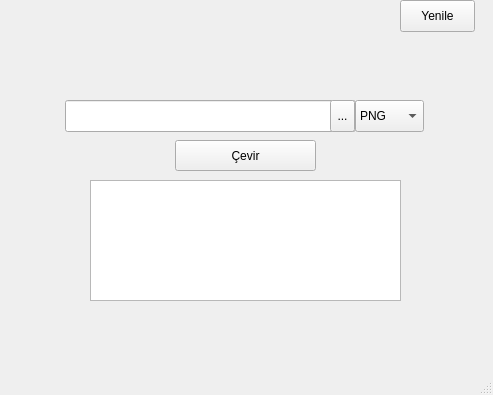
<?xml version="1.0" encoding="UTF-8"?>
<ui version="4.0">
 <class>MainWindow</class>
 <widget class="QMainWindow" name="MainWindow">
  <property name="geometry">
   <rect>
    <x>0</x>
    <y>0</y>
    <width>493</width>
    <height>395</height>
   </rect>
  </property>
  <property name="windowTitle">
   <string>Resim Çevirici | Maresal PRM</string>
  </property>
  <property name="windowIcon">
   <iconset resource="icons.qrc">
    <normaloff>:/newPrefix/icons/marelogo.ico</normaloff>:/newPrefix/icons/marelogo.ico</iconset>
  </property>
  <widget class="QWidget" name="centralwidget">
   <widget class="QLineEdit" name="lineEdit">
    <property name="geometry">
     <rect>
      <x>65</x>
      <y>100</y>
      <width>291</width>
      <height>32</height>
     </rect>
    </property>
   </widget>
   <widget class="QPushButton" name="pushButton">
    <property name="geometry">
     <rect>
      <x>175</x>
      <y>140</y>
      <width>141</width>
      <height>31</height>
     </rect>
    </property>
    <property name="text">
     <string>Çevir</string>
    </property>
   </widget>
   <widget class="QPushButton" name="pushButton_2">
    <property name="geometry">
     <rect>
      <x>400</x>
      <y>0</y>
      <width>75</width>
      <height>32</height>
     </rect>
    </property>
    <property name="text">
     <string>Yenile</string>
    </property>
   </widget>
   <widget class="QToolButton" name="toolButton">
    <property name="geometry">
     <rect>
      <x>330</x>
      <y>100</y>
      <width>25</width>
      <height>32</height>
     </rect>
    </property>
    <property name="text">
     <string>...</string>
    </property>
   </widget>
   <widget class="QComboBox" name="comboBox">
    <property name="geometry">
     <rect>
      <x>355</x>
      <y>100</y>
      <width>69</width>
      <height>32</height>
     </rect>
    </property>
    <item>
     <property name="text">
      <string>PNG</string>
     </property>
    </item>
    <item>
     <property name="text">
      <string>JPG</string>
     </property>
    </item>
    <item>
     <property name="text">
      <string>GIF</string>
     </property>
    </item>
    <item>
     <property name="text">
      <string>ICO</string>
     </property>
    </item>
   </widget>
   <widget class="QTextBrowser" name="textBrowser">
    <property name="geometry">
     <rect>
      <x>90</x>
      <y>180</y>
      <width>311</width>
      <height>121</height>
     </rect>
    </property>
   </widget>
   <widget class="QLabel" name="label">
    <property name="geometry">
     <rect>
      <x>30</x>
      <y>10</y>
      <width>411</width>
      <height>341</height>
     </rect>
    </property>
    <property name="styleSheet">
     <string notr="true">image: url(:/newPrefix/icons/aa.png);</string>
    </property>
    <property name="text">
     <string/>
    </property>
   </widget>
   <zorder>label</zorder>
   <zorder>lineEdit</zorder>
   <zorder>pushButton</zorder>
   <zorder>pushButton_2</zorder>
   <zorder>toolButton</zorder>
   <zorder>comboBox</zorder>
   <zorder>textBrowser</zorder>
  </widget>
  <widget class="QMenuBar" name="menubar">
   <property name="geometry">
    <rect>
     <x>0</x>
     <y>0</y>
     <width>493</width>
     <height>21</height>
    </rect>
   </property>
  </widget>
  <widget class="QStatusBar" name="statusbar"/>
 </widget>
 <resources>
  <include location="icons.qrc"/>
 </resources>
 <connections/>
</ui>
